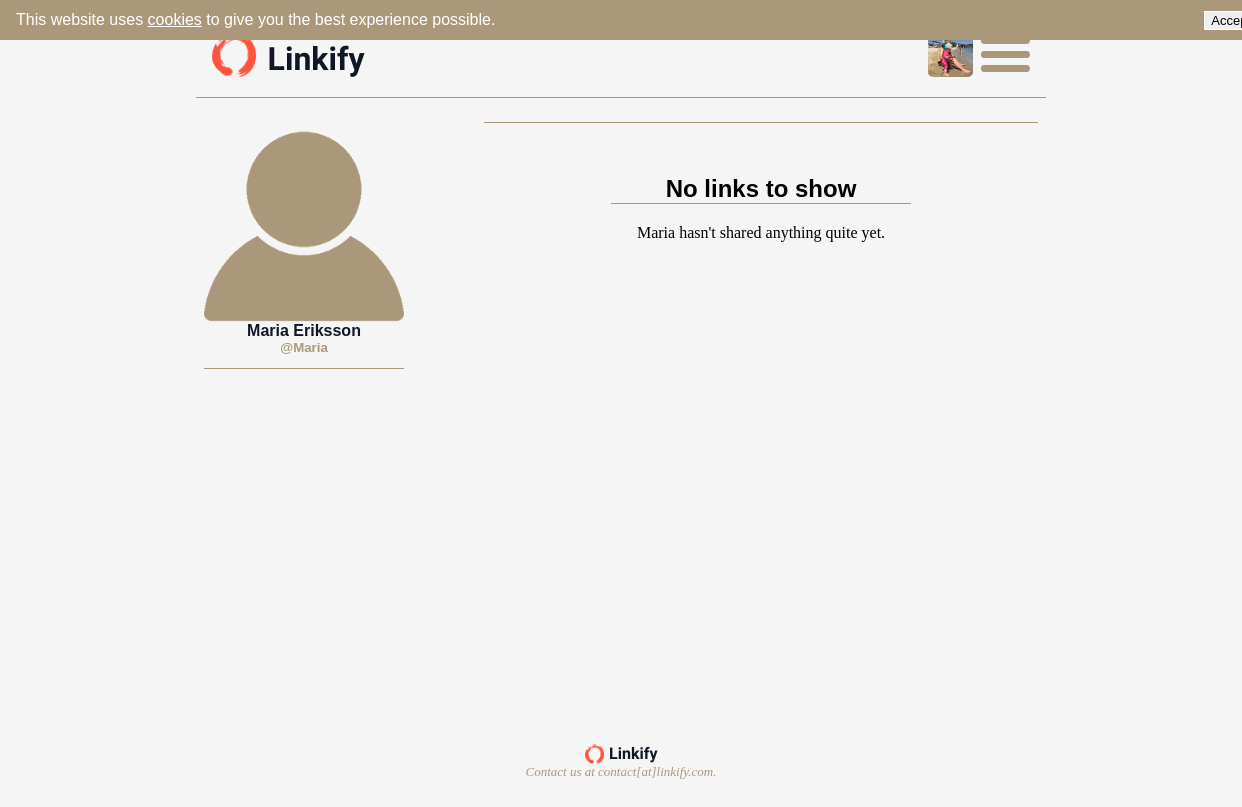
/profile.page.php?user=Maria (signed in), run on the app's committed database.
### tables this page shows
CREATE TABLE `users` (
  `id` int(11) UNSIGNED NOT NULL,
  `name` varchar(255) NOT NULL,
  `username` varchar(255) NOT NULL,
  `email` varchar(255) NOT NULL,
  `password` varchar(255) NOT NULL,
  `about` varchar(500) DEFAULT NULL,
  `avatar` varchar(255) DEFAULT NULL
);

### app/functions.php (called while the page is built, shortened)
<?php
function checkLogin($db) {
  return true;
}
function getUserInfo($db) {
	$id = $_SESSION["login"]["id"];
	$getUserInfoQuery = "SELECT * FROM users WHERE id = '{$id}' LIMIT 1";
	$getUserInfoStatement = queryToDb($db, $getUserInfoQuery);
	$userInfo = $getUserInfoStatement->fetch(PDO::FETCH_ASSOC);
	return $userInfo;
}
function getProfileInfo($db, $profileUsername) {
	$getProfileInfoQuery = "SELECT * FROM users WHERE username = '{$profileUsername}' LIMIT 1";
	$getProfileInfoStatement = queryToDb($db, $getProfileInfoQuery);
	$profileInfo = $getProfileInfoStatement->fetch(PDO::FETCH_ASSOC);
	return $profileInfo;
}

### app/database.php (called while the page is built, shortened)
<?php
function queryToDb($db, $query) {
	try {
		return $queryStatement = $db->query($query);
	} catch (PDOException $exception) {
		var_dump($exeption->getMessage());
		die();
	}
}

### profile.page.php (the view, shortened to what this page needs)
<?php
require __DIR__."/autoload.php";
$profile = getProfileInfo($db, $_GET["user"]);
$profileId = "= " . $profile["id"];
$postsToShowProfile = 10;
$posts = getPosts($db, "published", 0, $postsToShowProfile+1, $profileId);
require __DIR__."/views/partials/header.php";
?>
<div class="content">
	<div class="profileWrap">
		<div class="displayUserProfile displayUserProfilePage">
			<figure>
			<?php if ($profile["avatar"] !== NULL) {  ?>
				<img src="/assets/images/users/<?=$profile["id"]?>/<?=$profile["avatar"]?>" alt="users profile avatar"/>
			<?php } else { ?>
				<img src="/assets/images/profileicon.png" alt="users profile avatar" />
			<?php } ?>
			</figure>
			<h4><?=$profile["name"]?></h4>
			<h5>@<?=$profile["username"]?></h5>
			<p><?=$profile["about"]?></p>
		</div>
		<div class="postsOnProfile">
			<div class="displayPosts">
			<?php if ($posts) {
				foreach ($posts as $post) { ?>
				<div class="post">
					<?php require __DIR__."/views/partials/post.block.php"; ?>
				</div>
				<?php }} else { ?>
				<div class="noPosts">
					<h2>No links to show</h2>
					<?php if ($profile["id"] == $_SESSION["login"]["id"]) { ?>
					<p>You haven't shared any links yet. When you have, you'll see all of them here.</p>
					<?php } else { ?>
					<p><?=$profile["username"]?> hasn't shared anything quite yet.</p>
					<?php } ?>
				</div>
				<?php } ?>
			</div>
		</div>
	</div>
</div>
</div>
<?php
require __DIR__."/views/partials/footer.php";
?>

### views/partials/header.php (shortened to what this page needs)
<?php
if (checkLogin($db)) {
	$user = getUserInfo($db);
}
?>
<!DOCTYPE html>
<html lang="en">
<head>
	<link rel="stylesheet" href="https://cdnjs.cloudflare.com/ajax/libs/10up-sanitize.css/4.1.0/sanitize.min.css">
	<link rel="stylesheet" href="/assets/styles/main.css">
</head>
<body>
	<div class="page">
		<div class="acceptCookies">
			<p>This website uses <a class="cookieLink" href="https://cookielaw.org/the-cookie-law" title="Read more about the cookie law">cookies</a>
				to give you the best experience possible.</p>
			<button class="cookieButton">Accept</button>
		</div>
		<header>
			<div class="leftHeader">
				<a href="/">
					<img src="/assets/images/logo.png" alt="Linkify logo"/>
				</a>
				<a href="/">
					<h1>Linkify</h1>
				</a>
			</div>
			<?php if (!checkLogin($db)) { ?>
			<nav class="authNav">
				<div class="sortPosts">
					<form action="/" method="post">
						<input type="submit" name="byDate" value="New" class="<?=$sortMethod === 'published' ? 'sortMethod':''; ?>" >
						<input type="submit" name="byPop" value="Popular" class="<?=$sortMethod === 'votes' ? 'sortMethod':''; ?>">
					</form>
				</div>
				<div class="menuLink">
					<img src="/assets/images/menuicon.png"/ alt="menu">
				</div>
			</nav>
			<?php } else { ?>
			<nav class="menuNav">
				<div class="profileLink">
					<a href="/profile/<?=$_SESSION["login"]["username"]?>">
						<?php if ($user["avatar"] !== NULL) {  ?>
						<img src="/assets/images/users/<?=$user["id"]?>/<?=$user["avatar"]?>" alt="profile" />
						<?php } else { ?>
						<img src="/assets/images/profileicon.png" alt="profile" />
						<?php } ?>
					</a>
				</div>
				<div class="menuLink">
					<img src="/assets/images/menuicon.png" alt="menu"/>
				</div>
			</nav>
			<?php }; ?>
		</header>

### assets/styles/main.css (style rules this page uses)
:root { --headingFont: "Source Sans Pro", sans-serif; --bodyFont: Georgia, serif; --mainBorder: solid 1px #ab987a; --primaryColor: #ab987a; --secondaryColor: #ff533d; --backgroundColor: #f5f5f5; --fontBlack: #0f1626; --fontColor: #ff533d; }
body { background-color: var(--backgroundColor); overflow-x: hidden; }
.page { min-height: calc(100vh - 80px); width: 100%; }
.content { padding: 0.5em; }
header { border-bottom: var(--mainBorder); display: flex; flex-direction: row; justify-content: space-between; padding: 1.5em 1em 1em; }
.leftHeader { align-items: center; display: flex; flex-direction: row; justify-content: flex-start; }
header h1 { color: var(--fontBlack); font-family: "Syncopate", sans-serif; margin: 0 0 -0.3em 0; padding: 0; }
.leftHeader a { color: var(--fontBlack); text-decoration: none; }
.leftHeader img { padding: 0 0.7em 0 0; }
.authNav, .menuNav { align-items: center; display: flex; flex-direction: row; justify-content: space-between; }
.profileLink img { border-radius: 5px; object-fit: cover; }
.profileLink { margin: 0 0.5em 0 0; }
.acceptCookies { align-items: center; display: flex; flex-direction: row; font-family: var(--headingFont); height: 0; overflow: hidden; transition: height 0.5s linear; background: var(--primaryColor); color: #fff; justify-content: space-between; left: 0; padding: 0 1em; position: absolute; top: 0; width: 100%; }
.acceptCookies a { color: #fff; }
.acceptCookies.cookieShow { height: 40px; transition: height 0.5s ease-in-out; }
.cookieButton { border: solid 1px white; font-size: small; }
.noPosts { margin: 2em auto; text-align: center; width: 300px; }
.noPosts h2 { border-bottom: var(--mainBorder); font-family: var(--headingFont); }
.noPosts p { font-family: var(--bodyFont); }
.displayPosts { display: flex; flex-direction: column; flex-wrap: nowrap; justify-content: center; }
.displayUserProfile { text-align: center; }
.displayUserProfile h4 { color: var(--fontBlack); font-family: var(--headingFont); margin: 0; }
.displayUserProfile h5 { color: var(--primaryColor); font-family: var(--headingFont); margin: 0; }
.displayUserProfile p { border-top: var(--mainBorder); color: var(--fontBlack); font-family: var(--bodyFont); font-size: small; padding: 0.5em; text-align: left; }
.displayUserProfile figure { margin: 0 auto; }
.displayUserProfile figure img { height: 100%; object-fit: cover; width: 100%; }
.profileWrap { display: flex; flex-direction: column; justify-content: flex-start; margin-top: 1em; }
.postsOnProfile { border-top: var(--mainBorder); }
header h1 { display: none; }
.leftHeader img { height: 35px; }
.profileLink img { height: 35px; }
.menuLink img { height: 25px; }
.displayPosts { width: 100%; }
.displayUserProfile { margin: 0; width: 200px; }
.displayUserProfile figure { height: 200px; width: 200px; }
.displayUserProfilePage { margin: 0 auto; }
.displayUserProfilePage p { margin-left: -40px; width: 280px; }
.settings, .postsOnProfile { width: 100%; }
@media only screen and (min-width: 420px) { .leftHeader img { height: 45px; } }
@media only screen and (min-width: 420px) { .profileLink img { height: 45px; width: 45px; } }
@media only screen and (min-width: 420px) { .menuLink img { height: 35px; } }
@media only screen and (min-width: 800px) { .page, footer { margin: 0 auto; width: 90%; } }
@media only screen and (min-width: 800px) { header h1 { display: inline-block; font-size: 2em; } }
@media only screen and (min-width: 800px) { .postsOnProfile { width: 600px; } }
@media only screen and (min-width: 800px) { .profileWrap { flex-direction: row; justify-content: center; } }
@media only screen and (min-width: 800px) { .displayUserProfile { margin: 0 2em 0 0; width: 150px; } }
@media only screen and (min-width: 800px) { .displayUserProfile figure { height: 150px; width: 150px; } }
@media only screen and (min-width: 800px) { .displayUserProfilePage p { margin-left: auto; width: auto;; } }
@media only screen and (min-width: 1000px) { .page, footer { width: 80%; } }
@media only screen and (min-width: 1000px) { .displayUserProfile { margin: 0 5em 0 0; width: 200px; } }
@media only screen and (min-width: 1000px) { .displayUserProfile figure { height: 200px; width: 200px; } }
@media only screen and (min-width: 1200px) { .page , footer { width: 850px; } }

### data on the page
users: avatar (picture)
users: name "Maria Eriksson", username "Maria"
